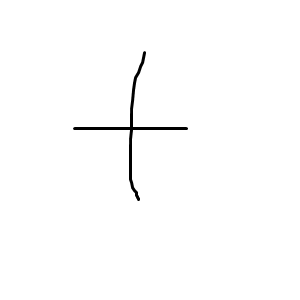
#> input picture Resources/Python/OpenCV/trainXO/k1.png, 300 x 300 px; its folder holds 4 pictures in this run
$ python app.py
#> lines starting #> are read from the running program, lines starting #| are printed output that depends on the picture; after the words box and inside, x2 and y2 are one past the last pixel; in counts of white or black regions, pixels touching at a corner belong together
# Przykład użycia filtrów krawędziowych do rozpoznawania obiektów ...

# import wymaganych bibliotek

import cv2 as cv # pip install opencv-python
from matplotlib import pyplot as pl
import numpy as np
import math

import os

# Normalizacja obrazu (resize 512x512)
# Wejście: obraz w postaci tablicy numpy
# Wyjście: znormalizowany obraz jako tablica umpy

def Normalize(img, destSize = 512, threshold = 127):
    ret = cv.resize(img, (destSize, destSize))
    ret = cv.cvtColor(ret, cv.COLOR_BGR2GRAY)
    _, ret = cv.threshold(ret, threshold, 255, cv.THRESH_BINARY)
    ret = cv.bitwise_not(ret)
    return ret

#  Wyświetlanie list obrazów

def PlotImageList(imgList, limit=2, titles = [], figsize=(8, 8)):
    if not isinstance(imgList, list):
        raise ValueError("Input is not a list.")
    if not imgList:
        raise ValueError("List is empty.")

    nCount = len(imgList)
    h = min(nCount, limit)
    v = math.ceil(nCount / limit)

    _, axes = pl.subplots(v, h, figsize=figsize)
    axes = axes.flatten() if nCount > 1 else [axes]

    for i, ax in enumerate(axes):
        if i < nCount:
            ax.imshow(cv.cvtColor(imgList[i], cv.COLOR_BGR2RGB))
            if i < len(titles): ax.set_title(titles[i])
            ax.axis('on')
        else:
            ax.axis('off')

    pl.tight_layout()
    pl.show()


# Ładowanie obrazów z określonej lokalizacji

def ListImages(path, extensions =  ['.jpg', '.jpeg', '.png', '.bmp']):
    ret = []
    for file_name in os.listdir(path):
        if os.path.splitext(file_name)[1].lower() in extensions:
            ret.append(file_name)
    return ret


# Zastosowanie filtrów

def Filtering(imgList, filterList):
    filtered = []
    vals = []
    for train in imgList:
        ref = Normalize(train)
        refVal = ref.sum() / 255
        filtered.append(ref)
        vals.append(refVal)
        for filter in filterList:
            fimg = cv.filter2D(src = ref, ddepth = -1, kernel=filter)
            filtered.append(fimg)
            vals.append(f"{(fimg.sum() / 255 / refVal):.5}")

    return filtered, vals


# Średnia wariancja dla danych z wszystkich pomiarów klasy
# wyrzucanie co 5 elementu - oryginalny obraz a nie przefiltrowany

def MeanVar(vals, nFilters = 4):
    vals = [float(v) for i, v in enumerate(vals) if i % (nFilters + 1) != 0]
    matrix = np.reshape(vals, (-1, 4))
    vars = [row.var() for row in matrix]
    return np.mean(vars)


# zmiana domyślnej lokalizacji na bieżący katalog

os.chdir(os.path.dirname(os.path.abspath(__file__)))

path = "trainXO"

imageFiles = ListImages(path)


train_k = [cv.imread(f"{path}/{file}") for file in imageFiles if file.startswith('k')]
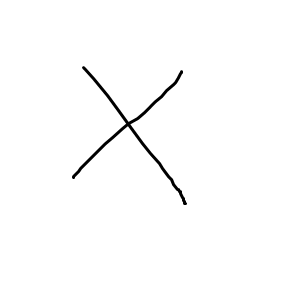
#> input picture Resources/Python/OpenCV/trainXO/k2.png, 300 x 300 px
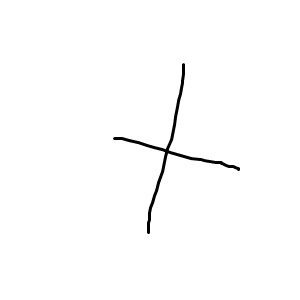
#> input picture Resources/Python/OpenCV/trainXO/k3.png, 300 x 300 px
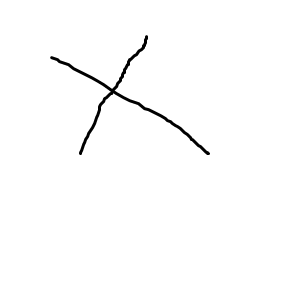
#> input picture Resources/Python/OpenCV/trainXO/k4.png, 300 x 300 px
#> train_k = 4 items
train_o = [cv.imread(f"{path}/{file}") for file in imageFiles if file.startswith('o')]


# PlotImageList(train_k)
# PlotImageList(train_o)

# Przygotowanie filtrów krawędziowych

filters = [np.array([[1,  0, -1],
                     [1,  0, -1],
                     [1,  0, -1]]),
           np.array([[1,  1,  0],
                     [1,  0, -1],
                     [0, -1, -1]]),
           np.array([[1,  1,  1],
                     [0,  0,  0],
                     [-1, -1, -1]]),
           np.array([[0, -1, -1],
                     [1,  0, -1],
                     [1,  1,  0]])]


filtered_k, vals_k = Filtering(train_k, filters)
#> the loop in Filtering, `for train in imgList:` made 4 passes
#> refVal on passes 1 to 4: 2273, 2847, 2645, 2867
#> pass 1, in Normalize, `_, ret = cv.threshold(ret, threshold, 255, cv.THRESH_BINARY)`:
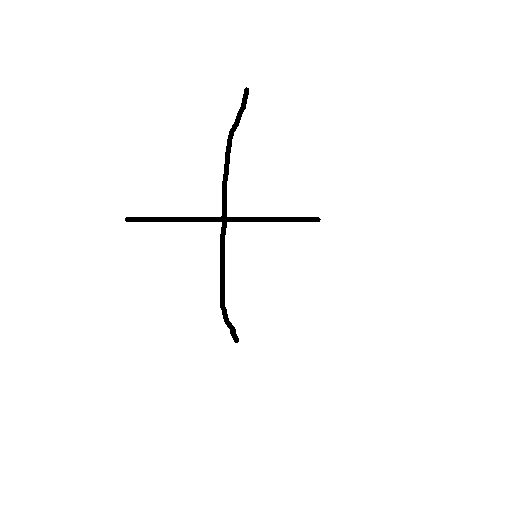
#> ret: shape (512, 512); 99.1% white; 1 black region, box (x1, y1, x2, y2) and area: (125, 87, 321, 343) 2273
#> after the loop in Filtering, `for train in imgList:`:
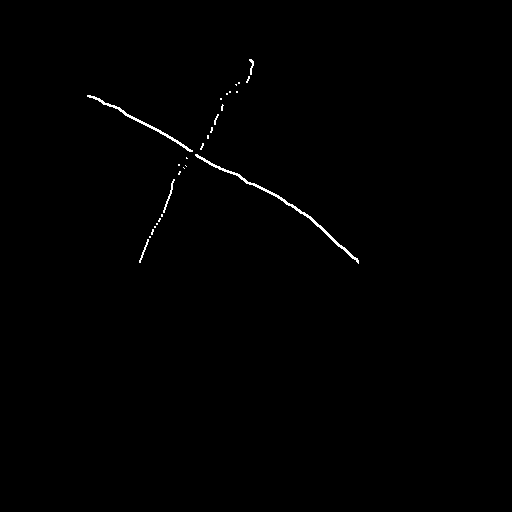
#> fimg: shape (512, 512); 0.45% white in thin lines or dots, all inside (x1, y1, x2, y2) = (87, 59, 359, 264)
#> after the loop in Filtering, `for train in imgList:`: filtered = 20 items; vals = [2273, '0.26749', '0.40959', '0.27585', '0.40211', 2847, '0.54022', '0.34176', '0.53495', '0.33228', 2645, '0.38412', '0.42193', '0.34291', '0.41739', 2867, '0.50785', '0.3488', '0.49111', '0.41228']
#> filtered_k = 20 items; vals_k has the same summary as vals in Filtering
filtered_o, vals_o = Filtering(train_o, filters)
#> filtered_o = []; vals_o = []


PlotImageList(filtered_k, 5, vals_k)
#> in PlotImageList, `nCount = len(imgList)`: nCount = 20
#> in PlotImageList, `h = min(nCount, limit)`: h = 5
#> in PlotImageList, `v = math.ceil(nCount / limit)`: v = 4
#> the loop in PlotImageList, `for i, ax in enumerate(axes):` made 20 passes
#> in PlotImageList, `pl.show()`:
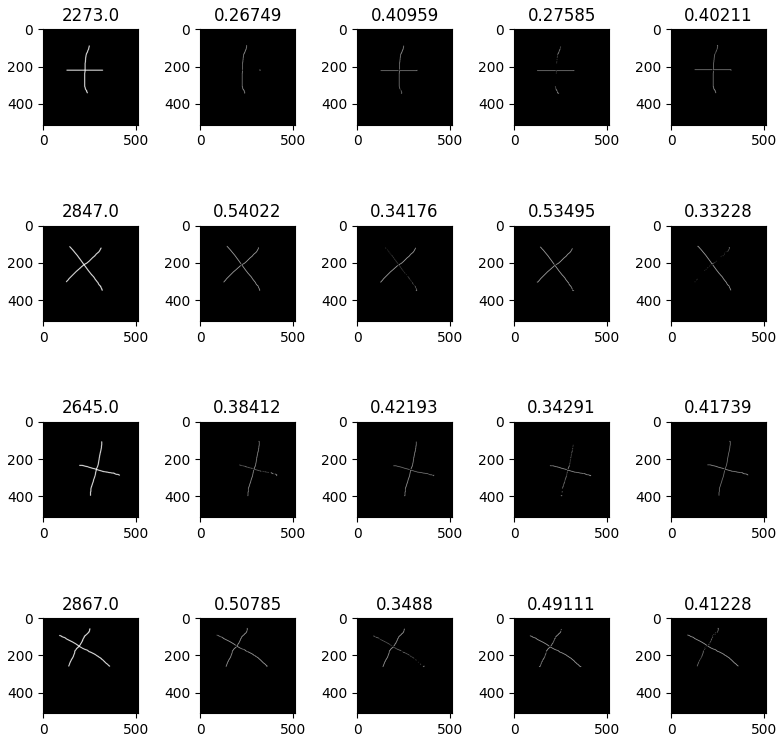
#> figure drawn by matplotlib, 20 panels
PlotImageList(filtered_o, 5, vals_o)
#> (the run stopped early here; a loop or call above may not have finished)
